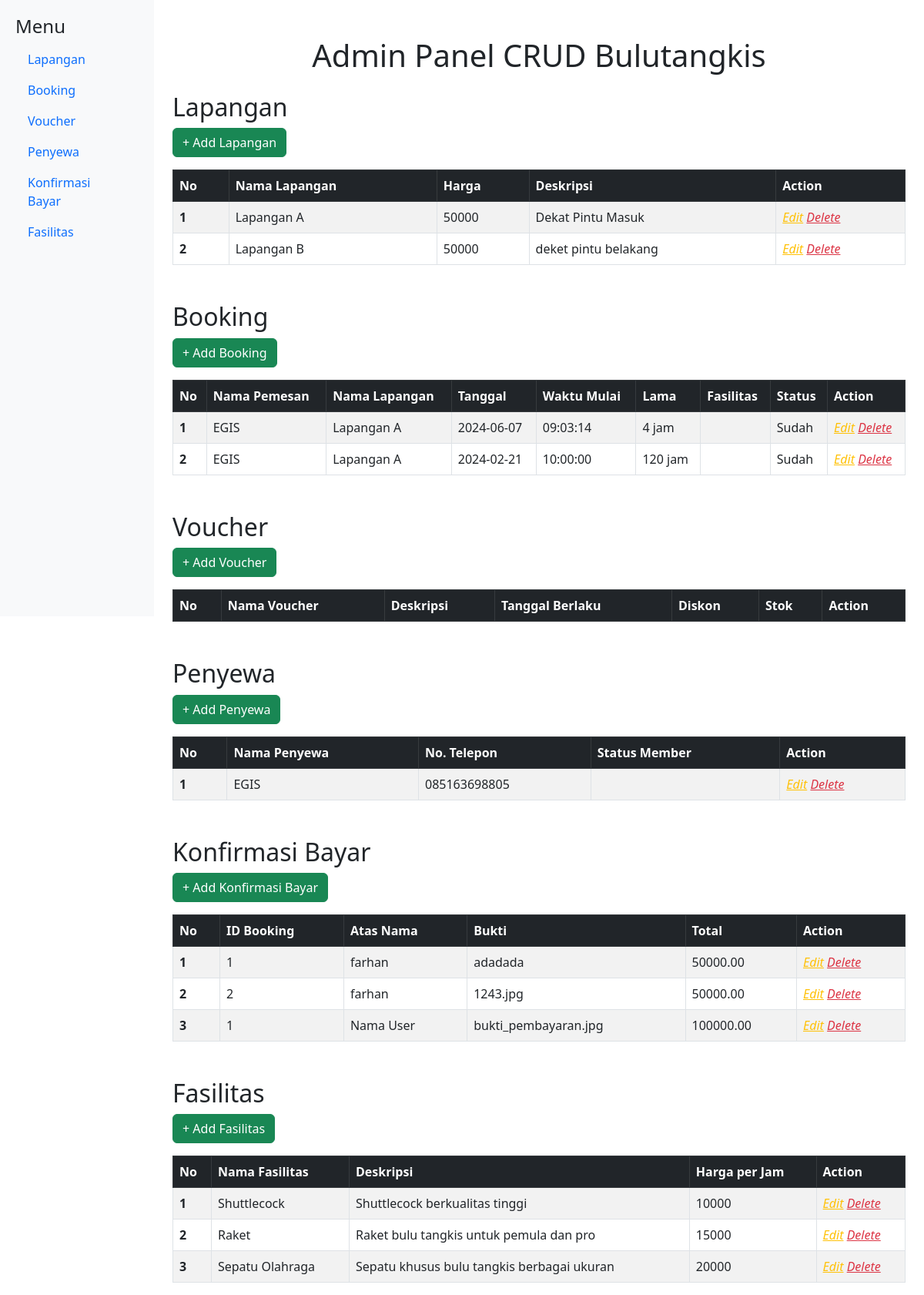
/evolve/Admin/admin.php, run on the app's committed database.
### tables this page shows
CREATE TABLE `lapangan` (
  `id_lapangan` int(11) NOT NULL,
  `nama_lapangan` varchar(255) NOT NULL,
  `harga_lapangan` int(11) DEFAULT NULL,
  `deskripsi_lapangan` varchar(255) NOT NULL
);

CREATE TABLE `booking` (
  `id_booking` int(11) NOT NULL,
  `tanggal_booking` date DEFAULT NULL,
  `jam_booking` time DEFAULT NULL,
  `id_penyewa` int(11) DEFAULT NULL,
  `id_lapangan` int(11) DEFAULT NULL,
  `id_voucher` int(11) DEFAULT NULL,
  `id_fasilitas` int(10) DEFAULT NULL,
  `tanggal_main` date DEFAULT NULL,
  `jam_mulai` time DEFAULT NULL,
  `lama` int(11) DEFAULT NULL,
  `status_pembayaran` varchar(255) DEFAULT 'Belum'
);

CREATE TABLE `penyewa` (
  `id_penyewa` int(10) NOT NULL,
  `nama_penyewa` varchar(255) NOT NULL,
  `no_telepon_penyewa` varchar(255) NOT NULL
);

CREATE TABLE `konfirmasi_bayar` (
  `id_konfirmasi` int(11) NOT NULL,
  `id_booking` int(11) DEFAULT NULL,
  `atas_nama` varchar(100) DEFAULT NULL,
  `bukti` text DEFAULT NULL,
  `total` decimal(10,2) DEFAULT NULL
);

CREATE TABLE `extra_fasilitas` (
  `id_fasilitas` int(11) NOT NULL,
  `nama_fasilitas` varchar(255) NOT NULL,
  `deskripsi_fasilitas` varchar(255) NOT NULL,
  `harga_per_jam` int(11) DEFAULT NULL
);

### evolve/Admin/admin.php (the view, shortened to what the rows shown need)
<?php
include('../function.php');
$listLapangan = readLapangan($conn);
$listBooking = readBooking($conn);
$listPenyewa = readPenyewa($conn);
$listKonfirmasi = readKonfirmasi($conn);
$listExtraFasilitas = readExtraFasilitas($conn);
?>
<!DOCTYPE html>
<html lang="en">
<head>
    <link href="https://cdn.jsdelivr.net/npm/bootstrap@5.3.0-alpha1/dist/css/bootstrap.min.css" rel="stylesheet">
</head>
<body>
    <div class="container-fluid">
        <div class="row">
            <div class="col-10">
                <div class="container mt-5">
                    <h1 class="text-center mb-4">Admin Panel CRUD Bulutangkis</h1>
                    <section id="lapangan">
                        <h2>Lapangan</h2>
                        <table class="table table-bordered table-striped table-hover">
                            <thead class="table-dark">
                                <tr>
                                    <th scope="col">No</th>
                                    <th scope="col">Nama Lapangan</th>
                                    <th scope="col">Harga</th>
                                    <th scope="col">Deskripsi</th>
                                    <th scope="col">Action</th>
                                </tr>
                            </thead>
                            <tbody>
                                <?php
                                $nomor_baris = 1;
                                foreach($listLapangan as $lapangan){
                                ?>
                                <tr>
                                    <th scope="row"><?= $nomor_baris ?></th>
                                    <td><?= $lapangan['nama_lapangan'] ?></td>
                                    <td><?= $lapangan['harga_lapangan'] ?></td>
                                    <td><?= $lapangan['deskripsi_lapangan'] ?></td>
                                    <td>
                                        <a href="updateLapangan.php?id_lapangan=<?= $lapangan['id_lapangan'] ?>"
                                            class="link-warning"><i class="bi bi-pencil-square">Edit</i></a>
                                        <a href="deleteLapangan.php?id=<?= $lapangan['id_lapangan'] ?>"
                                            onclick="return confirm('Yakin Hapus?')" class="link-danger"><i
                                                class="bi bi-trash3">Delete</i></a>
                                    </td>
                                </tr>
                                <?php
                                $nomor_baris++;
                                }
                                ?>
                            </tbody>
                        </table>
                    </section>
                    <section id="booking" class="mt-5">
                        <h2>Booking</h2>
                        <table class="table table-bordered table-striped table-hover">
                            <thead class="table-dark">
                                <tr>
                                    <th scope="col">No</th>
                                    <th scope="col">Nama Pemesan</th>
                                    <th scope="col">Nama Lapangan</th>
                                    <th scope="col">Tanggal</th>
                                    <th scope="col">Waktu Mulai</th>
                                    <th scope="col">Lama</th>
                                    <th scope="col">Fasilitas</th>
                                    <th scope="col">Status</th>
                                    <th scope="col">Action</th>
                                </tr>
                            </thead>
                            <tbody>
                                <?php
            $nomor_baris = 1;
            foreach($listBooking as $booking){
            ?>
                                <tr>
                                    <th scope="row"><?= $nomor_baris ?></th>
                                    <td><?= $booking['nama_pemesan'] ?></td>
                                    <td><?= $booking['nama_lapangan'] ?></td>
                                    <td><?= $booking['tanggal_main'] ?></td>
                                    <td><?= $booking['jam_mulai'] ?></td>
                                    <td><?= $booking['lama'] ?> jam</td>
                                    <td><?= $booking['nama_fasilitas'] ?></td>
                                    <td><?= $booking['status_pembayaran'] ?></td>
                                    <td>
                                        <a href="updateBooking.php?id_booking=<?= $booking['id_booking'] ?>"
                                            class="link-warning"><i class="bi bi-pencil-square">Edit</i></a>
                                        <a href="deleteBooking.php?id=<?= $booking['id_booking'] ?>"
                                            onclick="return confirm('Yakin Hapus?')" class="link-danger"><i
                                                class="bi bi-trash3">Delete</i></a>
                                    </td>
                                </tr>
                                <?php
                                $nomor_baris++;
                                }
                                ?>
                            </tbody>
                        </table>
                    </section>
                    <section id="voucher" class="mt-5">
                        <h2>Voucher</h2>
                        <table class="table table-bordered table-striped table-hover">
                            <thead class="table-dark">
                                <tr>
                                    <th scope="col">No</th>
                                    <th scope="col">Nama Voucher</th>
                                    <th scope="col">Deskripsi</th>
                                    <th scope="col">Tanggal Berlaku</th>
                                    <th scope="col">Diskon</th>
                                    <th scope="col">Stok</th>
                                    <th scope="col">Action</th>
                                </tr>
                            </thead>
                        </table>
                    </section>
                    <section id="penyewa" class="mt-5">
                        <h2>Penyewa</h2>
                        <table class="table table-bordered table-striped table-hover">
                            <thead class="table-dark">
                                <tr>
                                    <th scope="col">No</th>
                                    <th scope="col">Nama Penyewa</th>
                                    <th scope="col">No. Telepon</th>
                                    <th scope="col">Status Member</th>
                                    <th scope="col">Action</th>
                                </tr>
                            </thead>
                            <tbody>
                                <?php
                                $nomor_baris = 1;
                                foreach($listPenyewa as $penyewa){
                                ?>
                                <tr>
                                    <th scope="row"><?= $nomor_baris ?></th>
                                    <td><?= $penyewa['nama_penyewa'] ?></td>
                                    <td><?= $penyewa['no_telepon_penyewa'] ?></td>
                                    <td><?= $penyewa['status_member'] ?></td>
                                    <td>
                                        <a href="updatePenyewa.php?id_penyewa=<?= $penyewa['id_penyewa'] ?>"
                                            class="link-warning"><i class="bi bi-pencil-square">Edit</i></a>
                                        <a href="deletePenyewa.php?id=<?= $penyewa['id_penyewa'] ?>"
                                            onclick="return confirm('Yakin Hapus?')" class="link-danger"><i
                                                class="bi bi-trash3">Delete</i></a>
                                    </td>
                                </tr>
                                <?php
                                $nomor_baris++;
                                }
                                ?>
                            </tbody>
                        </table>
                    </section>
                    <section id="konfirmasi" class="mt-5">
                        <h2>Konfirmasi Bayar</h2>
                        <table class="table table-bordered table-striped table-hover">
                            <thead class="table-dark">
                                <tr>
                                    <th scope="col">No</th>
                                    <th scope="col">ID Booking</th>
                                    <th scope="col">Atas Nama</th>
                                    <th scope="col">Bukti</th>
                                    <th scope="col">Total</th>
                                    <th scope="col">Action</th>
                                </tr>
                            </thead>
                            <tbody>
                                <?php
                                $nomor_baris = 1;
                                foreach($listKonfirmasi as $konfirmasi){
                                ?>
                                <tr>
                                    <th scope="row"><?= $nomor_baris ?></th>
                                    <td><?= $konfirmasi['id_booking'] ?></td>
                                    <td><?= $konfirmasi['atas_nama'] ?></td>
                                    <td><?= $konfirmasi['bukti'] ?></td>
                                    <td><?= $konfirmasi['total'] ?></td>
                                    <td>
                                        <a href="updateKonfirmasiBayar.php?id_konfirmasi=<?= $konfirmasi['id_konfirmasi'] ?>"
                                            class="link-warning"><i class="bi bi-pencil-square">Edit</i></a>
                                        <a href="deleteKonfirmasiBayar.php?id=<?= $konfirmasi['id_konfirmasi'] ?>"
                                            onclick="return confirm('Yakin Hapus?')" class="link-danger"><i
                                                class="bi bi-trash3">Delete</i></a>
                                    </td>
                                </tr>
                                <?php
                                $nomor_baris++;
                                }
                                ?>
                            </tbody>
                        </table>
                    </section>
                    <section id="fasilitas" class="mt-5">
                        <h2>Fasilitas</h2>
                        <table class="table table-bordered table-striped table-hover">
                            <thead class="table-dark">
                                <tr>
                                    <th scope="col">No</th>
                                    <th scope="col">Nama Fasilitas</th>
                                    <th scope="col">Deskripsi</th>
                                    <th scope="col">Harga per Jam</th>
                                    <th scope="col">Action</th>
                                </tr>
                            </thead>
                            <tbody>
                                <?php
                                $nomor_baris = 1;
                                foreach($listExtraFasilitas as $fasilitas){
                                ?>
                                <tr>
                                    <th scope="row"><?= $nomor_baris ?></th>
                                    <td><?= $fasilitas['nama_fasilitas'] ?></td>
                                    <td><?= $fasilitas['deskripsi_fasilitas'] ?></td>
                                    <td><?= $fasilitas['harga_per_jam'] ?></td>
                                    <td>
                                        <a href="updateExtraFasilitas.php?id_fasilitas=<?= $fasilitas['id_fasilitas'] ?>"
                                            class="link-warning"><i class="bi bi-pencil-square">Edit</i></a>
                                        <a href="deleteExtraFasilitas.php?id=<?= $fasilitas['id_fasilitas'] ?>"
                                            onclick="return confirm('Yakin Hapus?')" class="link-danger"><i
                                                class="bi bi-trash3">Delete</i></a>
                                    </td>
                                </tr>
                                <?php
                                $nomor_baris++;
                                }
                                ?>
                            </tbody>
                        </table>
                    </section>
                </div>
            </div>
        </div>
    </div>
</body>
</html>

### data on the page
lapangan: nama_lapangan "Lapangan A", harga_lapangan "50000", deskripsi_lapangan "Dekat Pintu Masuk"
lapangan: nama_lapangan "Lapangan B", harga_lapangan "50000", deskripsi_lapangan "deket pintu belakang"
booking: id_penyewa.nama_penyewa "EGIS", id_lapangan.nama_lapangan "Lapangan A", tanggal_main "2024-06-07", jam_mulai "09:03:14", lama "4", status_pembayaran "Sudah"
booking: id_penyewa.nama_penyewa "EGIS", id_lapangan.nama_lapangan "Lapangan A", tanggal_main "2024-02-21", jam_mulai "10:00:00", lama "120", status_pembayaran "Sudah"
penyewa: nama_penyewa "EGIS", no_telepon_penyewa "085163698805"
konfirmasi_bayar: id_booking "1", atas_nama "farhan", bukti "adadada", total "50000.00"
konfirmasi_bayar: id_booking "2", atas_nama "farhan", bukti "1243.jpg", total "50000.00"
konfirmasi_bayar: id_booking "1", atas_nama "Nama User", bukti "bukti_pembayaran.jpg", total "100000.00"
extra_fasilitas: nama_fasilitas "Shuttlecock", deskripsi_fasilitas "Shuttlecock berkualitas tinggi", harga_per_jam "10000"
extra_fasilitas: nama_fasilitas "Raket", deskripsi_fasilitas "Raket bulu tangkis untuk pemula dan pro", harga_per_jam "15000"
extra_fasilitas: nama_fasilitas "Sepatu Olahraga", deskripsi_fasilitas "Sepatu khusus bulu tangkis berbagai ukuran", harga_per_jam "20000"
